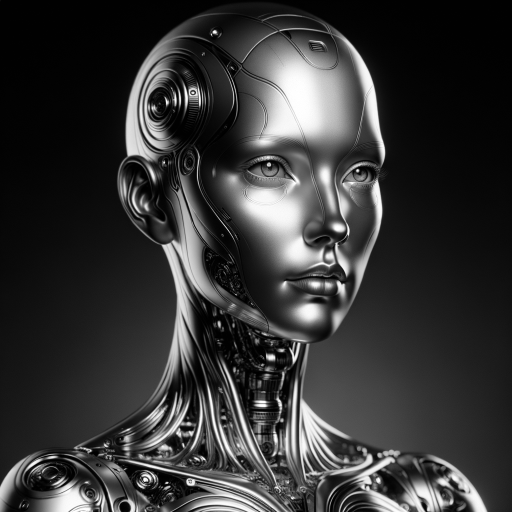
#> input picture qos-04/qos_04/fig/android_gray.png, 1024 x 1024 px, found by its file name (shown at 1/2 size); the run also reads 3 pictures not shown here
$ jupyter execute --allow-errors exercise_04.ipynb
#> lines starting #> are read from the running program, lines starting #| are printed output that depends on the picture
### qos-04/qos_04/lib/core.py
import numpy as np
from scipy.signal import convolve2d


# Reference implementations — students implement these first
def mse(img1: np.ndarray, img2: np.ndarray) -> float:
    """
    Mean squared error between two images.

    Parameters
    ----------
    img1, img2 : np.ndarray
        Grayscale images of equal shape with values in [0, L].

    Returns
    -------
    float
        Mean of the squared pixel differences [-].
    """
    img1 = img1.astype(np.float64)
    img2 = img2.astype(np.float64)
    return float(np.mean((img1 - img2) ** 2))


def psnr(img1: np.ndarray, img2: np.ndarray, L: int = 255) -> float:
    """
    Peak signal-to-noise ratio between two images.

    Parameters
    ----------
    img1, img2 : np.ndarray
        Grayscale images of equal shape with values in [0, L].
    L : int, optional
        Dynamic range of the pixel values, by default 255 for 8-bit images.

    Returns
    -------
    float
        PSNR [dB]; infinite for identical images.
    """
    error = mse(img1, img2)
    if error == 0:
        return float("inf")
    return 20 * np.log10(L / np.sqrt(error))


# SSIM
# [20 lines left out: function gaussian_kernel, not called in this run]


def _window(window_size: int, window: str) -> np.ndarray:
    if window == "uniform":
        return np.ones((window_size, window_size)) / window_size**2
    if window == "gaussian":
        return gaussian_kernel(window_size)
    raise ValueError("window must be 'uniform' or 'gaussian'")


def ssim_map(
    img1: np.ndarray,
    img2: np.ndarray,
    window_size: int = 11,
    window: str = "uniform",
    K1: float = 0.01,
    K2: float = 0.03,
    L: int = 255,
) -> np.ndarray:
    """
    Local structural similarity of two images, computed by convolution.

    The local means, variances, and covariance are obtained by convolving the
    images, their squares, and their product with the window.

    Parameters
    ----------
    img1, img2 : np.ndarray
        Grayscale images of equal shape with values in [0, L].
    window_size : int, optional
        Side of the sliding window [px], by default 11.
    window : {"uniform", "gaussian"}, optional
        Weighting of the window, by default "uniform".
    K1, K2 : float, optional
        Constants of the stabilizing terms c1 = (K1 L)^2 and c2 = (K2 L)^2.
    L : int, optional
        Dynamic range of the pixel values, by default 255.

    Returns
    -------
    np.ndarray
        SSIM index of every pixel's window [-], same shape as the images.
    """
    img1 = img1.astype(np.float64)
    img2 = img2.astype(np.float64)
    C1 = (K1 * L) ** 2
    C2 = (K2 * L) ** 2
    w = _window(window_size, window)

    conv = lambda x: convolve2d(x, w, mode="same", boundary="symm")
    mu1 = conv(img1)
    mu2 = conv(img2)
    sigma1_sq = conv(img1 * img1) - mu1**2
    sigma2_sq = conv(img2 * img2) - mu2**2
    sigma12 = conv(img1 * img2) - mu1 * mu2

    return ((2 * mu1 * mu2 + C1) * (2 * sigma12 + C2)) / (
        (mu1**2 + mu2**2 + C1) * (sigma1_sq + sigma2_sq + C2)
    )


def ssim(img1: np.ndarray, img2: np.ndarray, **kwargs) -> float:
    """
    Structural similarity index: the mean of the SSIM map.

    Parameters
    ----------
    img1, img2 : np.ndarray
        Grayscale images of equal shape with values in [0, L].
    **kwargs
        Passed to :func:`ssim_map`.

    Returns
    -------
    float
        SSIM index [-] in [-1, 1].
    """
    return float(np.mean(ssim_map(img1, img2, **kwargs)))


def ssim_loop(
    img1: np.ndarray,
    img2: np.ndarray,
    window_size: int = 11,
    K1: float = 0.01,
    K2: float = 0.03,
    L: int = 255,
) -> float:
    """
    Structural similarity index computed literally, window by window.

    Equivalent to :func:`ssim` with a uniform window; kept for reference and
    for comparing its running time with the convolution form.

    Parameters
    ----------
    img1, img2 : np.ndarray
        Grayscale images of equal shape with values in [0, L].
    window_size : int, optional
        Side of the sliding window [px], by default 11.
    K1, K2, L
        As in :func:`ssim_map`.

    Returns
    -------
    float
        SSIM index [-].
    """
    img1 = img1.astype(np.float64)
    img2 = img2.astype(np.float64)
    C1 = (K1 * L) ** 2
    C2 = (K2 * L) ** 2
    w = np.ones((window_size, window_size)) / window_size**2

    M, N = img1.shape
    pad = window_size // 2
    # Match convolve2d(boundary="symm"), including the edge pixels.
    p1 = np.pad(img1, pad, mode="symmetric")
    p2 = np.pad(img2, pad, mode="symmetric")

    total = 0.0
    for i in range(M):
        for j in range(N):
            r1 = p1[i : i + window_size, j : j + window_size]
            r2 = p2[i : i + window_size, j : j + window_size]
            mu1 = np.sum(w * r1)
            mu2 = np.sum(w * r2)
            s1 = np.sum(w * (r1 - mu1) ** 2)
            s2 = np.sum(w * (r2 - mu2) ** 2)
            s12 = np.sum(w * (r1 - mu1) * (r2 - mu2))
            total += ((2 * mu1 * mu2 + C1) * (2 * s12 + C2)) / (
                (mu1**2 + mu2**2 + C1) * (s1 + s2 + C2)
            )
    return total / (M * N)

### qos-04/qos_04/exercise_04.ipynb
# Exercise 04 – Objective image quality: PSNR and SSIM

Full-reference image quality metrics applied to images degraded by dense and by sparse Gaussian noise. PSNR is implemented by you; the SSIM implementations in `lib/core.py` serve for the comparison of the two metrics. Theory and task descriptions are in the [README](../README.md).

## Imports

[cell 1]
import time
from pathlib import Path

import matplotlib.pyplot as plt
import numpy as np
from IPython.display import Markdown, display
from PIL import Image

from lib.core import gaussian_kernel, ssim, ssim_loop, ssim_map
from lib.params import add_logo, colors, rc_params

plt.rcParams.update(rc_params)

## Constants

[cell 2]
FIG_DIR = Path("../fig")
ORIGINAL = "android_gray.png"

# Gaussian noise of the given variance (on a [0, 1] scale) on every pixel
DENSE = {0.01: "noisy_image_var0_01.png", 0.05: "noisy_image_var0_05.png", 0.1: "noisy_image_var0_1.png"}
# Gaussian noise of variance 0.1 on the given fraction of the pixels
SPARSE = {0.001: "noisy_image_var0_1_mask0.001.png", 0.01: "noisy_image_var0_1_mask0.01.png", 0.1: "noisy_image_var0_1_mask0.1.png"}

L = 255  # dynamic range of 8-bit images

## Utility functions

[cell 3]
def load(name):
    """Load a grayscale image from FIG_DIR as a uint8 array."""
    return np.asarray(Image.open(FIG_DIR / name).convert("L"))


def show(images, titles, cmap="gray", vmin=0, vmax=255):
    """Display images side by side."""
    fig, axes = plt.subplots(1, len(images), figsize=(4 * len(images), 4))
    add_logo(fig)
    for ax, img, title in zip(np.atleast_1d(axes), images, titles):
        ax.imshow(img, cmap=cmap, vmin=vmin, vmax=vmax)
        ax.set_title(title, fontsize=15)
        ax.set_axis_off()
    plt.show()


def table(rows, header):
    """Render rows of values as a Markdown table."""
    lines = ["| " + " | ".join(header) + " |", "|" + "---|" * len(header)]
    lines += ["| " + " | ".join(f"{v:.3f}" if isinstance(v, float) else str(v) for v in r) + " |" for r in rows]
    display(Markdown("\n".join(lines)))

## Theory

### Test images

The original and two degraded versions with the same noise variance: one with noise on every pixel and one with noise on 1 % of the pixels.

[cell 4]
original = load(ORIGINAL)
#> in load, returned value is the input picture: shape (1024, 1024); min 0, max 255, mean 53.5
dense = {var: load(name) for var, name in DENSE.items()}
#> call 3 of load, with name = 'noisy_image_var0_05.png'
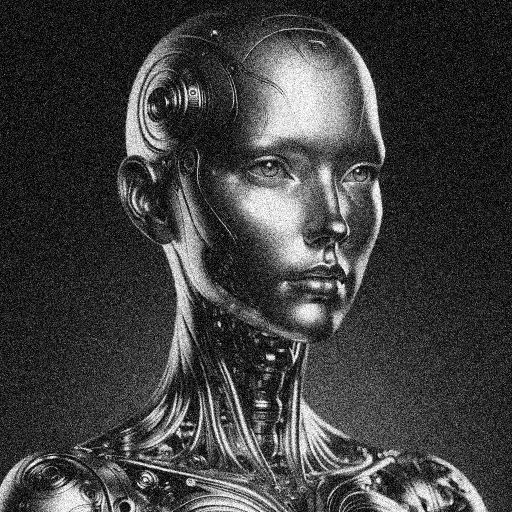
#> input picture qos-04/fig/noisy_image_var0_05.png, 1024 x 1024 px (shown at 1/2 size)
#> in load, returned value is the input picture: shape (1024, 1024); min 0, max 255, mean 63.1
#> call 4 of load, with name = 'noisy_image_var0_1.png'
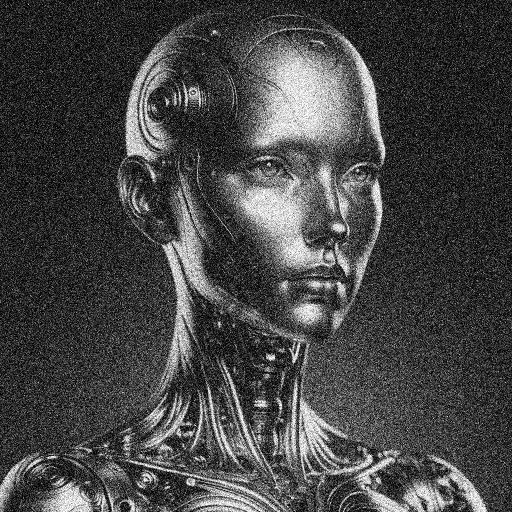
#> input picture qos-04/fig/noisy_image_var0_1.png, 1024 x 1024 px (shown at 1/2 size)
#> in load, returned value is the input picture: shape (1024, 1024); min 0, max 255, mean 69.2
#> dense = 3 items
#> (the rest of this cell did not finish here and is left out)


show(
    [original, dense[0.1], sparse[0.01]],
    ["Original", "Variance 0.1, all pixels", "Variance 0.1, 1 % of pixels"],
)

## Exercise

### Task 1 – Implement MSE and PSNR

1. Implement `mse(img1, img2)` returning the mean squared error of two images of equal shape.
2. Implement `psnr(img1, img2, L)` returning the peak signal-to-noise ratio in dB; identical images must return infinity.
3. Run Step 1 and check one value by hand from the printed MSE.

Convert the images to `float64` before subtracting them; `uint8` arithmetic wraps around.

[cell 5]
def mse(img1: np.ndarray, img2: np.ndarray) -> float:
    """Mean squared error of two images [–]."""
    return np.nan


def psnr(img1: np.ndarray, img2: np.ndarray, L: int = 255) -> float:
    """Peak signal-to-noise ratio [dB]."""
    return np.nan

### Step 1 – PSNR of the noisy images

MSE and PSNR of the three densely noised images against the original. PSNR should fall as the variance rises.

[cell 6]
rows = [(var, mse(original, img), psnr(original, img, L)) for var, img in dense.items()]
#> rows = [(0.01, nan, nan), (0.05, nan, nan), (0.1, nan, nan)]
table(rows, ["Variance", "MSE [–]", "PSNR [dB]"])

### Reference implementation

Run this cell only after Task 1 is complete; it replaces your functions with the reference versions and lets the rest of the notebook proceed.

[cell 7]
from lib.core import mse, psnr

### Step 2 – SSIM of the noisy images

`ssim()` computes the local statistics by convolution; `ssim_loop()` follows the formula literally, window by window. Both are timed on a 256 × 256 crop, since the loop over a full image takes minutes.

Both implementations use uniform weights and symmetric padding that repeats the edge pixels. Their values should agree within floating-point precision.

[cell 8]
rows = [(var, psnr(original, img, L), ssim(original, img)) for var, img in dense.items()]
#> in psnr, `error = mse(img1, img2)`: error = 488.3
#> in ssim_map, `return ((2 * mu1 * mu2 + C1) * (2 * sigma12 + C2)) / ( (mu1**2 + mu2**..`:
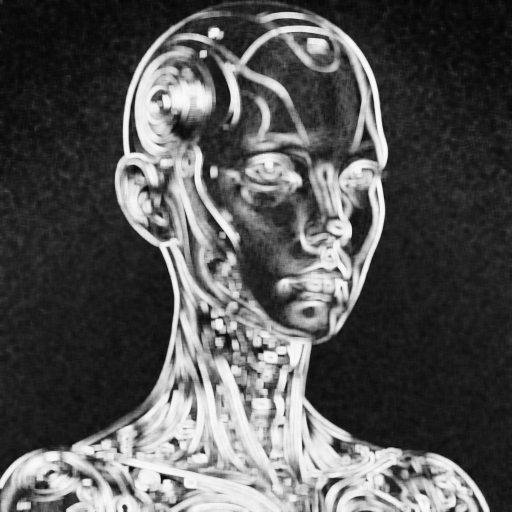
#> returned value: shape (1024, 1024) float64 (shown at 1/2 size); min 0.014, max 0.986, mean 0.337
#> call 3 of ssim_map, with window_size = 11, window = 'uniform', K1 = 0.01, K2 = 0.03, L = 255
#> in ssim_map (call 3), `return ((2 * mu1 * mu2 + C1) * (2 * sigma12 + C2)) / ( (mu1**2 + mu2**..`:
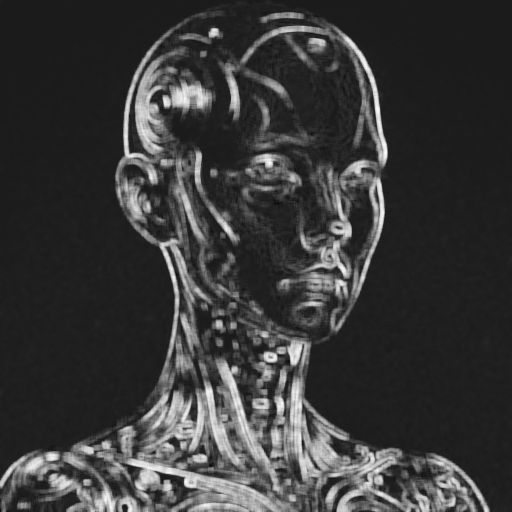
#> returned value: shape (1024, 1024) float64 (shown at 1/2 size); min -0.105, max 0.884, mean 0.12; drawn with min black and max white
#> rows = [(0.01, 21.24, 0.337), (0.05, 14.98, 0.172), (0.1, 12.37, 0.12)]
table(rows, ["Variance", "PSNR [dB]", "SSIM [–]"])

crop = slice(384, 640)
a, b = original[crop, crop], dense[0.1][crop, crop]
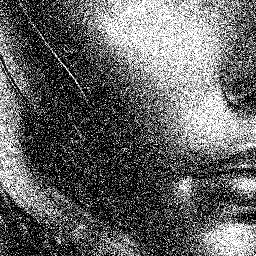
#> b: shape (256, 256); min 0, max 255, mean 100.2

t0 = time.perf_counter()
s_loop = ssim_loop(a, b)
#> in ssim_loop, `p2 = np.pad(img2, pad, mode="symmetric")`:
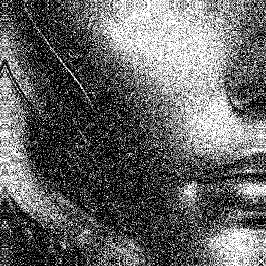
#> p2: shape (266, 266) float64; min 0, max 255, mean 101.1
#> after the loop in ssim_loop, `for i in range(M):`: total = 7770
#> s_loop = 0.119
t_loop = time.perf_counter() - t0
t0 = time.perf_counter()
s_conv = ssim(a, b)
#> call 4 of ssim_map, with window_size = 11, window = 'uniform', K1 = 0.01, K2 = 0.03, L = 255
#> in ssim_map (call 4), `mu2 = conv(img2)`:
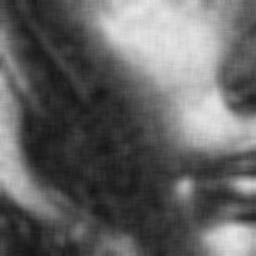
#> mu2: shape (256, 256) float64; min 21.28, max 230.8, mean 100.2
#> in ssim_map (call 4), `sigma1_sq = conv(img1 * img1) - mu1**2`:
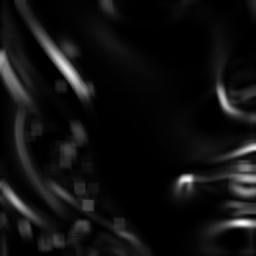
#> sigma1_sq: shape (256, 256) float64; min 0.726, max 6664, mean 438.2; drawn with min black and max white
#> in ssim_map (call 4), `sigma2_sq = conv(img2 * img2) - mu2**2`:
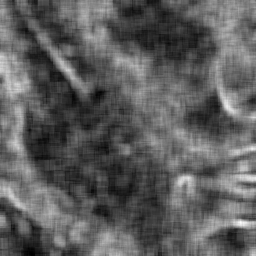
#> sigma2_sq: shape (256, 256) float64; min 1077, max 8907, mean 3951.2; drawn with min black and max white
#> in ssim_map (call 4), `return ((2 * mu1 * mu2 + C1) * (2 * sigma12 + C2)) / ( (mu1**2 + mu2**..`:
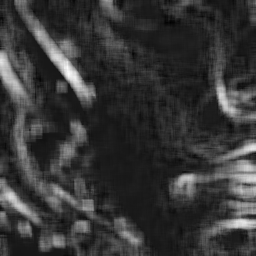
#> returned value: shape (256, 256) float64; min -0.0778, max 0.832, mean 0.119; drawn with min black and max white
#> s_conv = 0.119
t_conv = time.perf_counter() - t0
print(f"loop:        SSIM = {s_loop:.4f} in {t_loop:.2f} s")
#| loop:        SSIM = 0.1186 in 2.64 s
print(f"convolution: SSIM = {s_conv:.4f} in {t_conv:.4f} s")
#| convolution: SSIM = 0.1186 in 0.1347 s
np.testing.assert_allclose(s_loop, s_conv, rtol=1e-10, atol=1e-12)

The SSIM map shows where the similarity is lost. Values near 1 (light) mark windows that are structurally intact; low values (dark) mark windows with low similarity. Negative SSIM values are possible and are included in the display range.

[cell 9]
smap = ssim_map(original, dense[0.05])

#> (the rest of this cell did not finish here and is left out)

### Step 3 – Dense versus sparse noise

PSNR and SSIM of all six degraded images. The sparse images carry noise of variance 0.1 on 0.1 %, 1 %, and 10 % of the pixels.

[cell 10]
rows = [(f"dense, var {var}", psnr(original, img, L), ssim(original, img)) for var, img in dense.items()]
#> rows = [('dense, var 0.01', 21.24, 0.337), ('dense, var 0.05', 14.98, 0.172), ('dense, var 0.1', 12.37, 0.12)]
#> (the rest of this cell did not finish here and is left out)

### Task 2 – Order the images

1. Order the six degraded images by PSNR, by SSIM, and by your own visual judgment.
2. Identify the pairs on which the two metrics disagree and explain the disagreement from the definitions.
3. Find or generate a dense and a sparse image with approximately equal measured MSE (report the remaining difference) and compare their SSIM values and their appearance.

### Task 3 – Window and weighting

1. Recompute SSIM for all six images with the Gaussian window (`ssim(..., window="gaussian")`).
2. Recompute with uniform windows of 7 and 15 pixels.
3. Report how much the values change and whether the ordering from Task 2 changes.

`gaussian_kernel(11)` returns the weights, if you want to plot them.

## Questions

1. Why is PSNR expressed relative to the peak value $L$ rather than to the actual signal power, as SNR was in Exercise 01?
2. Two degraded images have the same MSE and pixel range, but their errors have different spatial patterns. Why must their PSNR values be equal, and why does MSE alone not determine their SSIM values?
3. For two identical flat windows, which term would be undefined without $c_2$? When is $c_1$ also needed, and what value should SSIM have for identical windows?
4. Why can two codec outputs with similar PSNR differ in perceived quality? Give an example of a distortion whose visibility depends on its location or spatial pattern.
5. Why can VMAF correlate better with viewers than SSIM, and why does that not make it a replacement for SSIM in every application?
